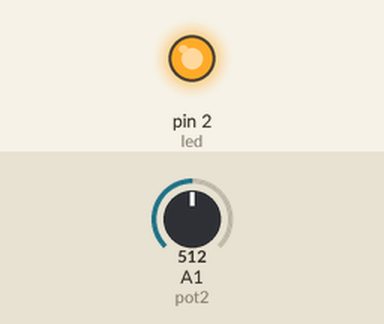
Bench run of a sketch on a simulated Arduino Uno, built with avr-gcc and run on an emulated ATmega328P. Shown: output pins drawn as LEDs (lit = HIGH). The inputs (shaded band) are chosen by the test bench; at power-on: A1 (pot2) = 512. What the sketch prints to the serial monitor is not drawn.

Above: at 3.2 s.
At 12.9 s:
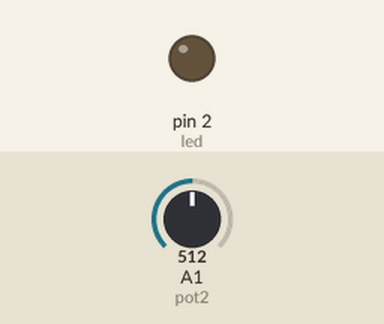
Timing chart, 0 to 33.6 s (numbered marks = the images above):
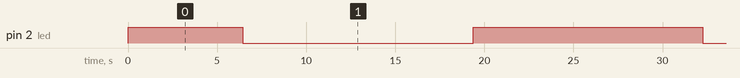

The sketch:

Ejercicio_5.ino
```cpp
int led = 2;
int pot1 = A0;
int pot2 = A1;
int i = 0;
int luz;
int tipo;

void setup() {
  // put your setup code here, to run once:
  pinMode(led, OUTPUT);
  pinMode(2, OUTPUT);
  Serial.begin(9600);
}

void loop() {

  tipo = analogRead(pot2) / 4;
  Serial.println(tipo);
  if(tipo >= 0 && tipo <= 122){
    luz = analogRead(pot1) / 4;
    analogWrite(led, luz);
    Serial.println("potenciometro: " + String(luz));
  }
  else{
    if(tipo >= 123 && tipo <= 255){

      for(i = 0; i <= 255; i++){
        Serial.println(tipo);
        analogWrite(led, i);
        analogWrite(2, 255 - i);
        Serial.println("Serial: " + String(i));
        delay(50);
      }
      for(i = 255; i >= 0; i--){
        Serial.println(tipo);
        analogWrite(led, i);
        analogWrite(2, 255 - i);
        Serial.println("Serial: " + String(i));
        delay(50);
      }
    }
  }

}
```

Measured:
- by itself, pin 2 (led): repeats every 25.8 s: LOW 12.9 s, HIGH 12.9 s
